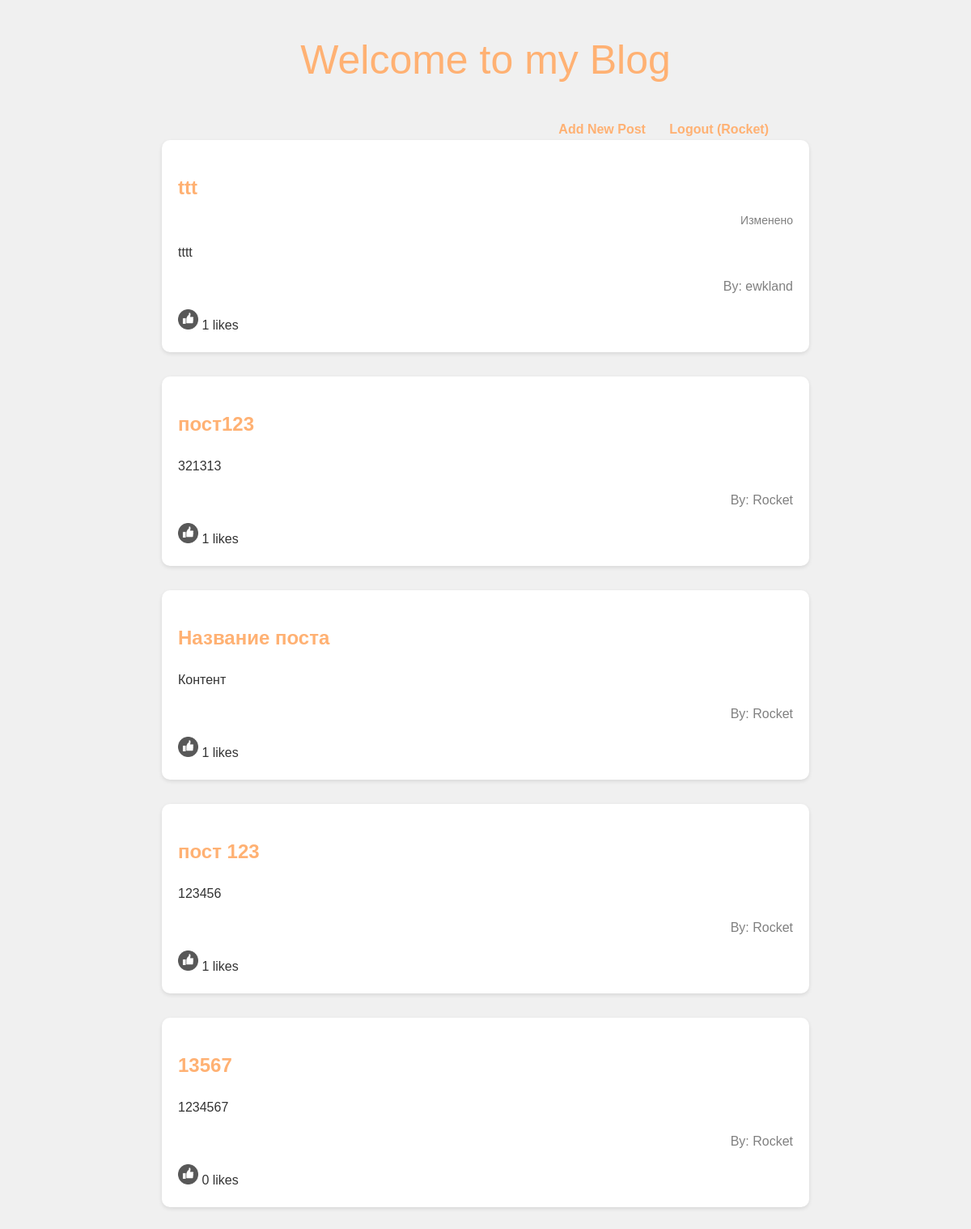
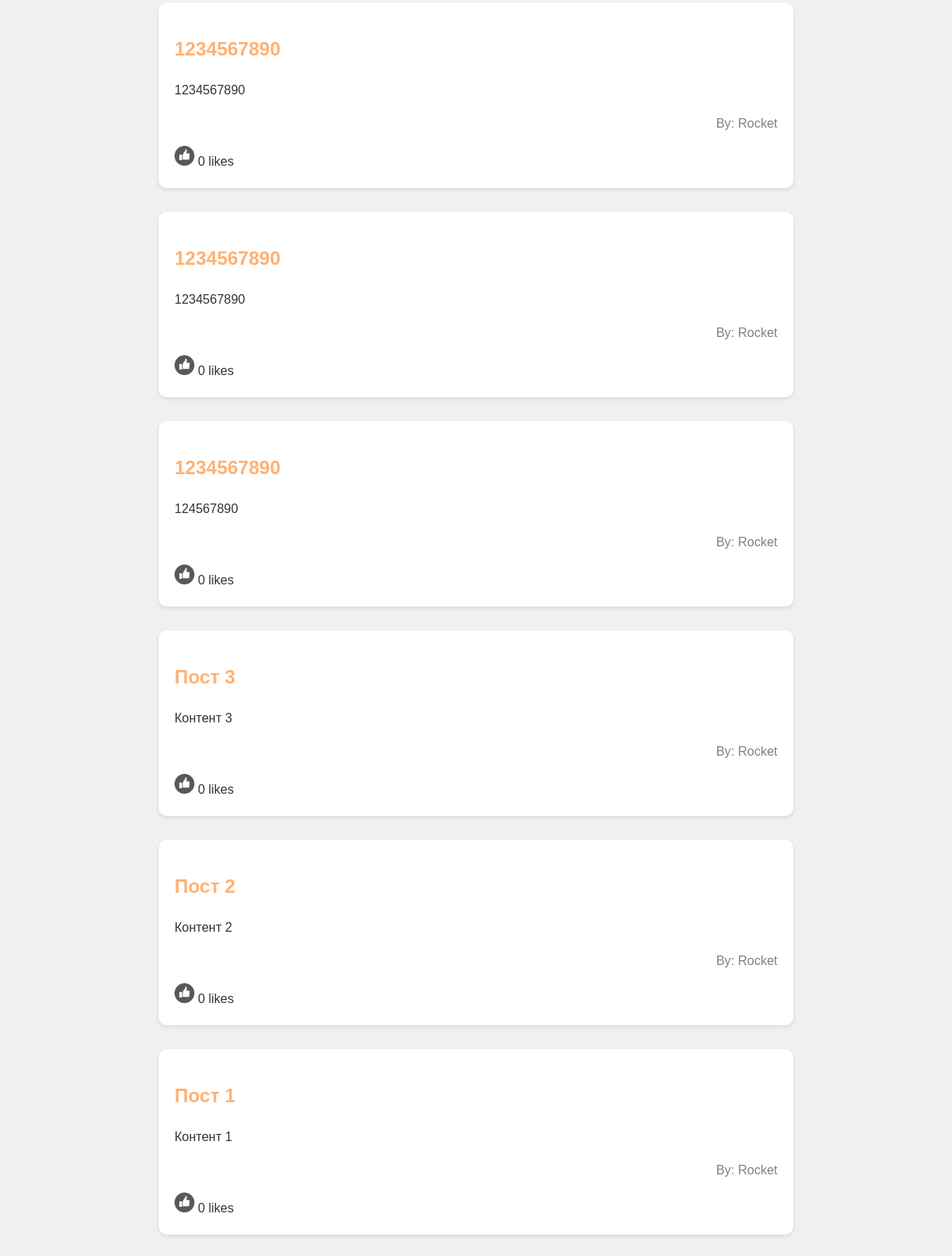
Screenshot of / (signed in) with the database file from the repository (2 pictures, top to bottom).
### tables this page shows
CREATE TABLE user (
    id INTEGER PRIMARY KEY AUTOINCREMENT,
    username TEXT NOT NULL UNIQUE,
    password_hash TEXT NOT NULL
);

CREATE TABLE post (
	id INTEGER PRIMARY KEY AUTOINCREMENT,
	title TEXT NOT NULL,
	content TEXT NOT NULL
, author_id INTEGER, edited INTEGER DEFAULT 0);

### main.py (the view)
@app.route('/')
def index():
    cursor.execute('''
        SELECT post.id, post.title, post.content, post.author_id,
               user.username,
               COUNT(like.id) AS likes,
               COALESCE(post.edited, 0)
        FROM post
        JOIN user ON post.author_id = user.id
        LEFT JOIN like ON post.id = like.post_id
        GROUP BY post.id
    ''')
    rows = cursor.fetchall()
    posts = []
    for row in reversed(rows):
        posts.append({
            'id': row[0],
            'title': row[1],
            'content': row[2],
            'author_id': row[3],
            'username': row[4],
            'likes': row[5],
            'edited': bool(row[6]),
            'is_liked': False
        })
    if current_user.is_authenticated:
        liked_rows = cursor.execute(
            'SELECT post_id FROM like WHERE user_id = ?',
            (current_user.id,)
        ).fetchall()
        liked_ids = {r[0] for r in liked_rows}
        for post in posts:
            post['is_liked'] = post['id'] in liked_ids
    return render_template('blog.html', posts=posts)

### main.py (called while the page is built)
@login_manager.user_loader
def load_user(user_id):
    row = cursor.execute(
        'SELECT id, username, password_hash FROM user WHERE id = ?',
        (user_id,)
    ).fetchone()
    if row:
        return User(row[0], row[1], row[2])
    return None

### templates/blog.html (shortened to what this page needs)
<!DOCTYPE html>
<html lang="ru">
<head>
    <link rel="stylesheet" href="/static/style.css">
</head>
<body>
    <h1>Welcome to my Blog</h1>
    <div class="blog">
        <div class="buttons">
            {% if current_user.is_authenticated %}
                <a href="{{ url_for('add_post') }}" class="btn">Add New Post</a>
                <a href="{{ url_for('logout') }}" class="btn">Logout ({{ current_user.username }})</a>
            {% else %}
                <a href="{{ url_for('login') }}" class="btn">Login</a>
                <a href="{{ url_for('register') }}" class="btn">Register</a>
            {% endif %}
        </div>
        {% for post in posts %}
        <div class="card">
            <h2>
                <a href="{{ url_for('post', post_id=post.id) }}">{{ post.title }}</a>
            </h2>
            {% if post.edited %}
                <p class="edited">Изменено</p>
            {% endif %}
            <p>{{ post.content }}</p>
            <p class="author">By: {{ post.username }}</p>
            {% if current_user.is_authenticated %}
                <div class="like-row">
                    <a href="{{ url_for('like_post', post_id=post.id) }}" class="btn">
                        {% if post.is_liked %}
                            <img src="/static/like.png" height="25">
                        {% else %}
                            <img src="/static/nonlike.png" height="25">
                        {% endif %}
                    </a>
                    <span class="likes-count">{{ post.likes }} likes</span>
                </div>
            {% else %}
                <span class="likes-count">{{ post.likes }} likes</span>
            {% endif %}
        </div>
        {% endfor %}
    </div>
</body>
</html>

### static/style.css (style rules this page uses)
body { font-family: 'Arial', sans-serif; background-color: #F0F0F0; color: #333; line-height: 1.6; }
.blog { margin: auto; max-width: 800px; }
h1 { font-size: 50px; font-weight: 500; color: #FFB173; text-align: center; }
.card { padding: 20px; margin-bottom: 30px; background-color: #fff; box-shadow: 0 2px 5px rgba(0, 0, 0, 0.1); border: none; border-radius: 10px; }
a { color: #FFB173; text-decoration: none; }
.btn { color: #FFB173; font-weight: bold; text-decoration: none; }
.buttons { text-align: right; margin-right: 50px; }
.buttons a { margin-right: 25px; }
.buttons a:last-child { margin-right: 0; }
.author { color: gray; text-align: right; }
.edited { color: gray; font-size: 14px; text-align: right; margin-top: -10px; }

### rows the page displays
user: username "Rocket"
post: title "ttt", shows "Изменено", content "tttt", username "ewkland", likes "1"
post: title "пост123", content "321313", username "Rocket", likes "1"
post: title "Название поста", content "Контент", username "Rocket", likes "1"
post: title "пост 123", content "123456", username "Rocket", likes "1"
post: title "13567", content "1234567", username "Rocket", likes "0"
post: title "1234567890", content "1234567890", username "Rocket", likes "0"
post: title "1234567890", content "1234567890", username "Rocket", likes "0"
post: title "1234567890", content "124567890", username "Rocket", likes "0"
post: title "Пост 3", content "Контент 3", username "Rocket", likes "0"
post: title "Пост 2", content "Контент 2", username "Rocket", likes "0"
post: title "Пост 1", content "Контент 1", username "Rocket", likes "0"
